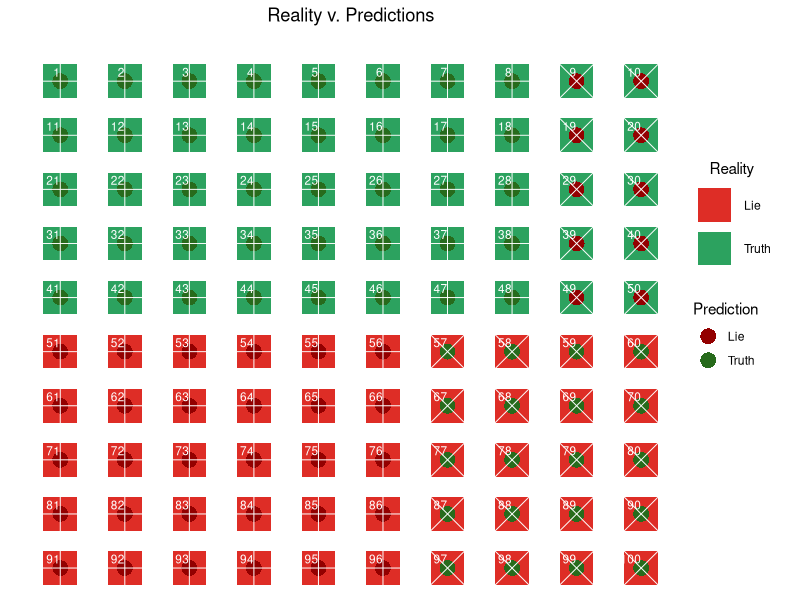
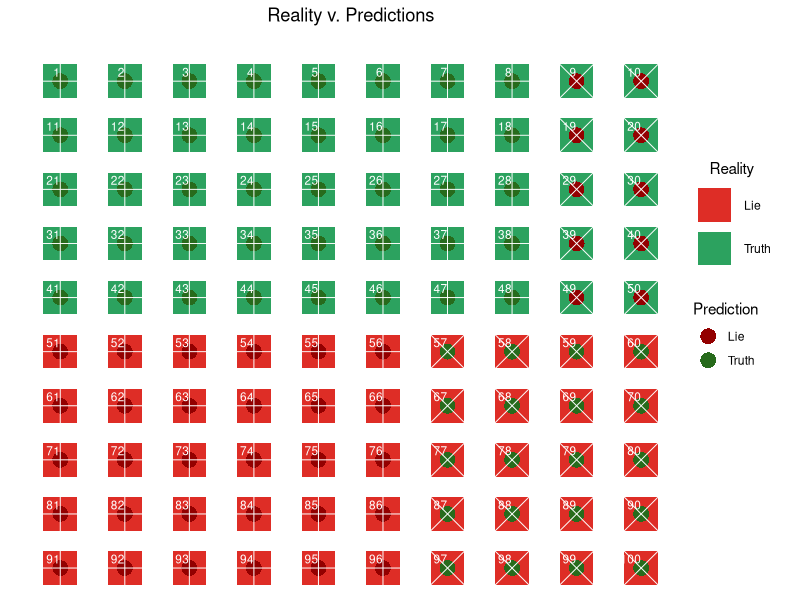
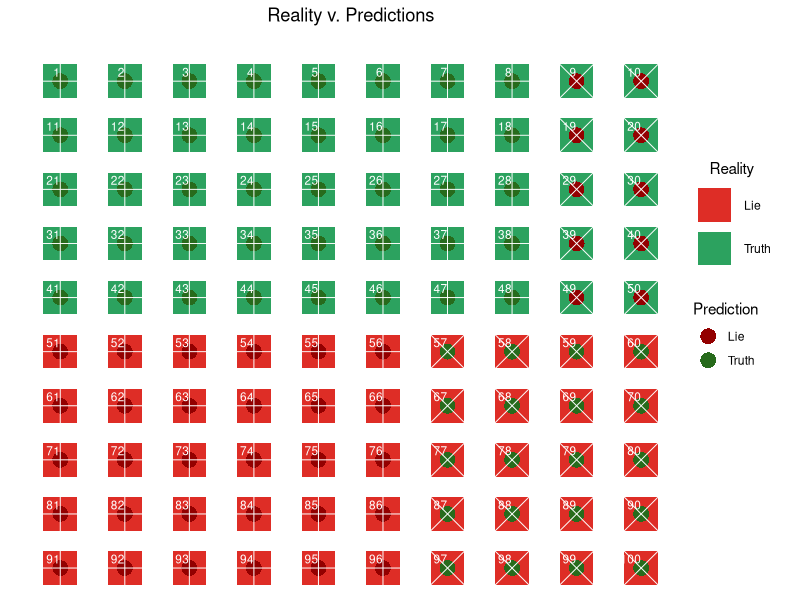
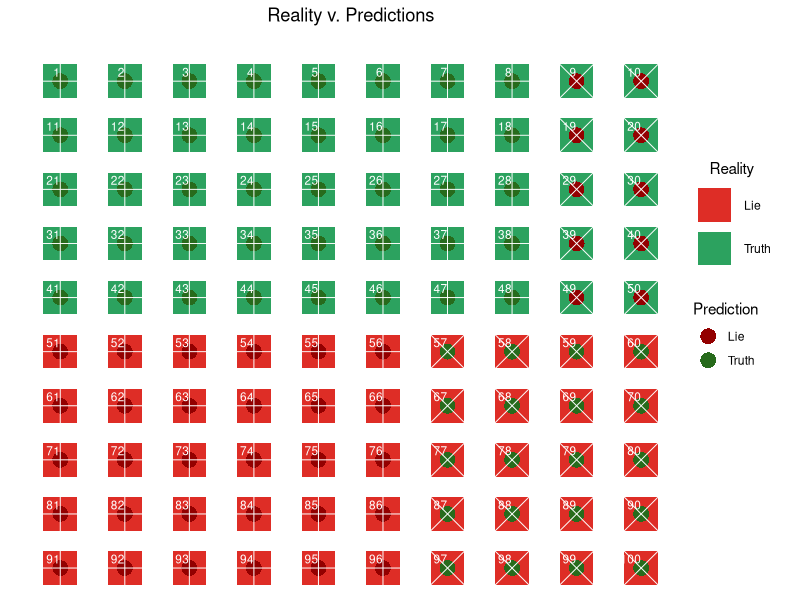
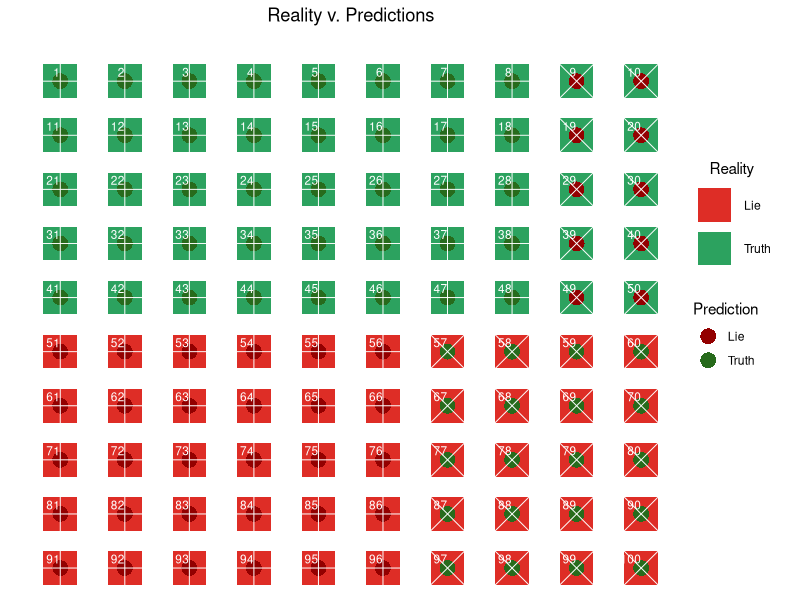

These charts were generated, in order, by the following R code:
## ---- chunk 1
# before knitting: message = FALSE, warning = FALSE
library(tidyverse) # cleaning and visualization
library(ggthemes) # visualization

## ---- chunk 2
# make matrix of the right shape
example <-
  matrix(ncol = 4,
         nrow = 10 * 10)

# name columns
colnames(example) <- c("x_cord", "y_cord", "Reality", "Prediction")

# convert to data frame
example <- data.frame(example)

# fill in values
counter = 0
for (y in 1:10){
  for (x in 1:10) {
    counter = counter + 1
    example[counter, 1] <- x
    example[counter, 2] <- y
    if (y <= 5) {
      if (x <= 8) {
        example[counter, 3:4] <- c("Truth", "Truth")
      } else if (x > 8) {
        example[counter, 3:4] <- c("Truth", "Lie")
      }
    } else if (y > 5) {
      if (x <= 6) {
        example[counter, 3:4] <- c("Lie", "Lie")
      } else if (x > 6) {
        example[counter, 3:4] <- c("Lie", "Truth")
      }
    }
  }
}

# make variable to denote correct and incorrect responses
example <-
  example %>%
  mutate(correct = case_when(Reality == Prediction ~ "Correct",
                             Reality != Prediction ~ "Incorrect"))

# print resulting df (turned off for knitting)
# example
## ---- chunk 3
# make plot
pred_plot <-
ggplot(data = example,
       aes(x = x_cord,
           y = y_cord)) +
  geom_point(aes(color = Reality),
             shape = 15, # full square
             size = 11) +
  scale_color_manual(values = c("#de2d26", "#2ca25f")) + # set custom color colors 
  geom_point(aes(fill = Prediction),
             shape = 21, # outlined circle
             color = "transparent",
             size = 5) +
  scale_fill_manual(values = c("#930000", "#276b1c")) + # set custom fill colors
  geom_point(aes(shape = correct),
             size = 11,
             color = "white",
             position = position_nudge(x = 0, y = -0)) + # x = 0.1, y = -0.2
  scale_shape_manual(values = c(3, 4)) + # set custom shape shapes
  geom_text(aes(label = 1:100),
            size = 3,
            hjust = 1,
            vjust = -0.5,
            color = "white") +
  labs(title = "Reality v. Predictions",
       y = "",
       x = "") +
  scale_y_continuous(breaks = seq(from = 10, to = 0, by = -1),
                     trans = "reverse") +
  scale_x_continuous(breaks = seq(from = 0, to = 10, by = 1),
                     position = "top") +
  guides(color = guide_legend(order = 1),
         fill = guide_legend(order = 2),
         shape = guide_legend(order = 3,
                              title = NULL,
                              label = FALSE)) +
  theme(plot.title = element_text(hjust = 0.5),
        panel.grid.major = element_blank(),
        panel.grid.minor = element_blank(),
        panel.border = element_blank(),
        panel.background = element_blank(),
        axis.text.x=element_blank(),
        axis.ticks.x=element_blank(),
        axis.text.y=element_blank(),
        axis.ticks.y=element_blank(),
        legend.key = element_rect(color = "transparent", fill = "transparent"),
        legend.position = "right",
        legend.title.align = 0.5,
        legend.box.margin=margin(t = 0, b = 0, r = 10, l = 0))

# print plot (with overall accuracy highlighted)
pred_plot

## ---- chunk 4
pred_plot
## ---- chunk 5
pred_plot
## ---- chunk 6
pred_plot
## ---- chunk 7
pred_plot
